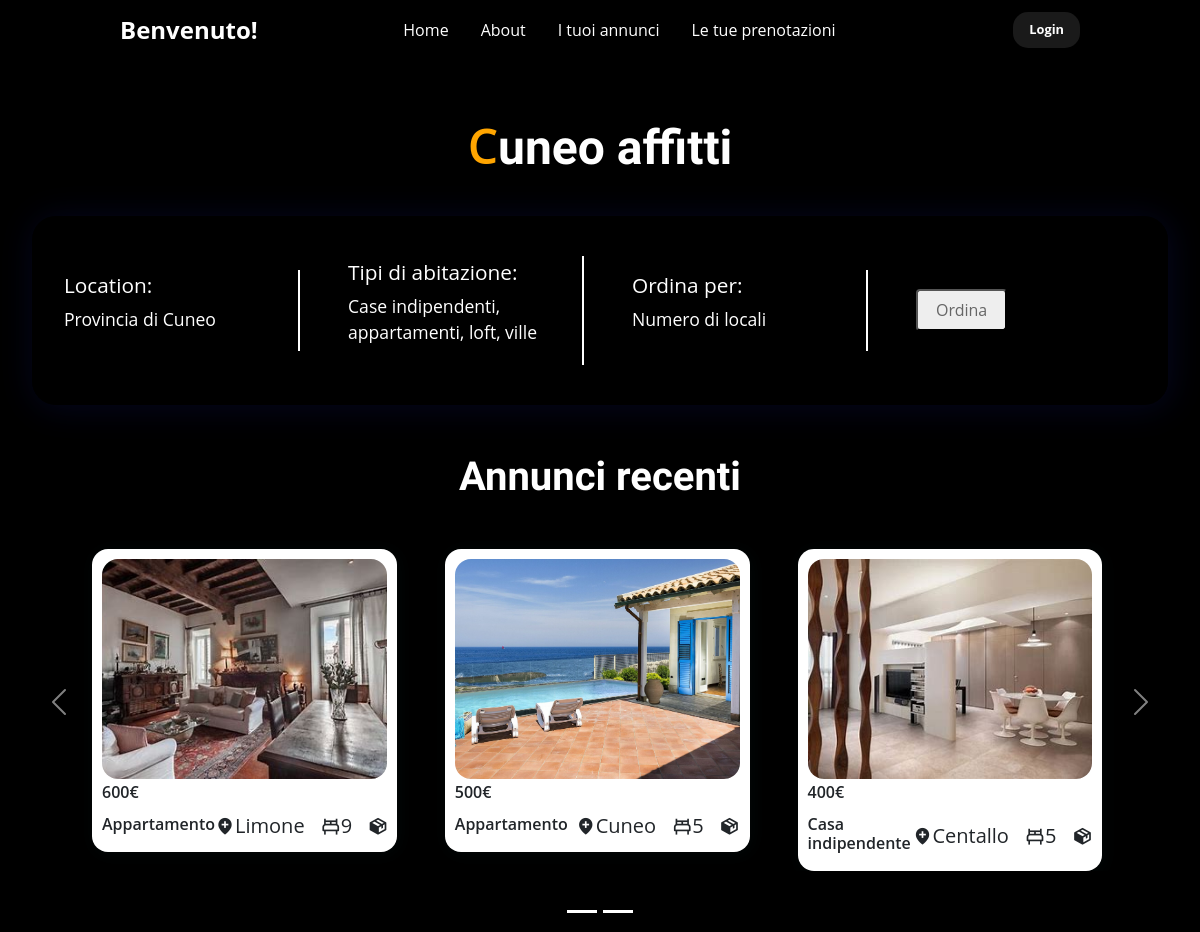
The page / on the database its author committed.
### tables this page shows
CREATE TABLE "Foto" (
	"FotoID"	INTEGER NOT NULL,
	"PercorsoFoto"	TEXT NOT NULL,
	"IDAnnuncio"	INTEGER NOT NULL,
	"Main"	TEXT NOT NULL,
	PRIMARY KEY("FotoID" AUTOINCREMENT)
);

CREATE TABLE "Annuncio" (
	"AnnuncioID"	INTEGER NOT NULL,
	"Titolo"	TEXT NOT NULL,
	"IndirizzoCasa"	TEXT NOT NULL,
	"TipoCasa"	TEXT NOT NULL,
	"NumeroLocali"	INTEGER NOT NULL,
	"Descrizione"	INTEGER NOT NULL,
	"PrezzoMensile"	INTEGER NOT NULL,
	"Arredata"	TEXT NOT NULL,
	"Disponibile"	TEXT NOT NULL,
	"UserID"	INTEGER NOT NULL,
	PRIMARY KEY("AnnuncioID")
);

### app.py (the view)
@app.route('/', methods=['GET', 'POST'])
def index():
    global error_msg
    annunci = dao_annunci.get_annunci_disponibili(short_address=True)
    sort_price = request.form.get("sort")
    print(sort_price)
    if sort_price is not None:
        annunci = dao_annunci.order_annuncio_by(annunci, "locali", False)
    else:
        annunci = dao_annunci.order_annuncio_by(annunci, "prezzo", True)
    if annunci is None:
        annunci = dict()
    show_login = False
    if len(error_msg)>0:
        show_login = True
        flash(error_msg, 'danger')
    return render_template("index.html", message = error_msg, show_login = show_login, annunci = annunci)

### dao_annunci.py (called while the page is built)
def get_annunci_disponibili(short_address = False):
    conn = sqlite3.connect("db/Affitti.db")
    cursor = conn.cursor()
    sql = "SELECT * FROM ANNUNCIO WHERE Disponibile = 'SI' "
    annunci = cursor.execute(sql).fetchall()
    annunci_dict = [dict(zip( annuncio_column_names, annuncio)) for annuncio in annunci]
    annunci_dict = get_annunci_good_format(annunci_dict, short_address)
    cursor.close()
    conn.close()
    return annunci_dict

def get_annunci_good_format(annunci, short_address = False):
    for annuncio in annunci:
        if short_address is True:
            città = annuncio["indirizzo"].split(',')
            annuncio["indirizzo"] = città[2].strip()
        mainfotopath = dao_foto.get_main_foto_from_annuncio(int(annuncio["id"]))
        annuncio["fotopath"] = mainfotopath
    return annunci

def order_annuncio_by(annunci, campo, reverse):
    return sorted(annunci, key=lambda x:x[campo], reverse=reverse)

### dao_foto.py (called while the page is built)
def get_main_foto_from_annuncio(id):
    conn = sqlite3.connect("db/Affitti.db")
    cursor = conn.cursor()
    sql = "SELECT PercorsoFoto FROM Foto WHERE IDAnnuncio = ? AND Main = 'SI'"
    mainfotopath = cursor.execute(sql, (id,)).fetchone()[0]
    cursor.close()
    conn.close()
    return mainfotopath

### templates/index.html (shortened to what this page needs)
{% extends "base.html" %}
{% block main %}
    <header>
        <section id="hero">
            <div class="main-text mb-4">
                <h1 class="font-title"> <span>C</span>uneo affitti</h1>
            </div>
        </section>
        <div class="home-bottom">
            <div class="container">
                <div class="box">
                    <h5>Location:</h5>
                    <p> Provincia di Cuneo</p>
                </div>
                <div class="box">
                    <h5>Tipi di abitazione:</h5>
                    <p>Case indipendenti, appartamenti, loft, ville </p>
                </div>
                <div class="box">
                    <h5>Ordina per:</h5>
                    <p> Numero di locali</p>
                </div>
                <div class="box box-nomargin ">
                    <form action="{{ url_for('index') }}" method="post">
                        <button type="submit" class="btm btn-gray ordina-btn" name="sort" value="sort"> Ordina</button>
                    </form>
                </div>
            </div>
        </div>
    </header>
    <section class="annunci container" id="annunci">
        <div class="heading-annunci">
            <div class="main-text mt-5">
                <h1 class="font-title"> Annunci recenti</h1>
            </div>
        </div>
        <div id="carouselExampleIndicators" class="carousel slide" data-bs-wrap="false">
            <div class="carousel-indicators">
                {% for batch in annunci|batch(3) %}
                    <button type="button" data-bs-target="#carouselExampleIndicators" data-bs-slide-to="0" class="active" aria-current="true" aria-label="Slide 1"></button>
                {% endfor %}
            </div>
            <div class="carousel-inner">
                {% for batch in annunci|batch(3) %}
                    <div class="carousel-item {% if loop.index == 1 %} active {% endif %}">
                        <div class = "annunci-containter container pt-3">
                            {% for annuncio in batch %}
                                <a href="{{url_for('show_annuncio', id = annuncio.id)}}" class="text-reset" id="link-annuncio" >
                                    <div class="box">
                                        <img src="{{url_for('static', filename = annuncio.fotopath)}}" alt = "img.png">
                                        <h3>{{annuncio.prezzo}}€ </h3>
                                        <div class="content">
                                            <div class="text">
                                                <h3>{{ annuncio.tipo }}</h3>
                                            </div>
                                            <div class="icons">
                                                <i class='bx bxs-location-plus'><span>{{ annuncio.indirizzo }}</span></i>
                                                <i class='bx bx-bed'> <span>{{ annuncio.locali }}</span></i>
                                                {% if annuncio.arredata == 'SI' %} <i class='bx bxs-package'></i>{% endif %}
                                            </div>
                                        </div>
                                    </div>
                                </a>
                            {% endfor %}
                        </div>
                    </div>
                {% endfor %}
            </div>
            <button class="carousel-control-prev" type="button" data-bs-target="#carouselExampleIndicators" data-bs-slide="prev">
                <span class="carousel-control-prev-icon" aria-hidden="true"></span>
            </button>
            <button class="carousel-control-next" type="button" data-bs-target="#carouselExampleIndicators" data-bs-slide="next">
                <span class="carousel-control-next-icon" aria-hidden="true"></span>
            </button>
        </div>
    </section>
{% endblock %}

### templates/base.html (shortened to what this page needs)
<!DOCTYPE html>
<html lang="it">
<head>
    {% block styles %}
        <link href="https://cdn.jsdelivr.net/npm/bootstrap@5.3.2/dist/css/bootstrap.min.css" rel="stylesheet">
        <link rel="stylesheet" href="https://cdnjs.cloudflare.com/ajax/libs/font-awesome/6.5.1/css/all.min.css" />
        <link rel="stylesheet" href="https://cdn.jsdelivr.net/npm/boxicons@latest/css/boxicons.min.css">
        <link rel="stylesheet" href="{{ url_for('static', filename='CSS/style.css') }}">
    {% endblock %}
</head>
<body>
{% block navbar%}
    <nav class="navbar">
        <div class="logo link"><a class="a-nav"> {% if current_user.is_authenticated %} Bentornato, {{ current_user.username }}!{% else %} Benvenuto! {% endif %}
        </a></div>
        <ul class="links">
            <li class="link"> <a class="a-nav" href="{{ url_for("index") }}"> Home</a></li>
            <li class="link"> <a class="a-nav" href="#"> About</a></li>
            <li class="link"> <a class="a-nav" {% if current_user.is_authenticated and current_user.type == "LOCATORE" %} href="{{ url_for('tuoiannunci') }}"{% endif %}> I tuoi annunci</a></li>
            <li class="link"> <a class="a-nav" {% if current_user.is_authenticated  %}href=" {{ url_for('tueprenotazioni')}}" {% endif %}> Le tue prenotazioni</a></li>
        </ul>
        <a href="#login" class="action_btn a-nav"> {% if current_user.is_authenticated %}{{ current_user.username }}{% else %}Login{% endif %}</a>
    </nav>
{% endblock %}
<main>
    {% block main %} {% endblock %}
</main>
</body>
</html>

### static/CSS/style.css (style rules this page uses)
* { margin: 0; padding: 0; box-sizing: border-box; background-repeat: no-repeat; font-family: "Open Sans", sans-serif; }
body { height: 100vh; background-image: url("https://th.bing.com/th/id/R.c825bde15797079dba1ecc32ad819491?rik=GJCpZlqyUBaOEA&pid=ImgRaw&r=0"); background-position: center; background-repeat: no-repeat; background-size: cover; background-color: black; margin: 0; }
.font-title { font-family: 'Brush Script', cursive; }
main, nav { background: linear-gradient(rgba(0, 0, 0, 0.85), rgba(0, 0, 0, 0.85)); }
main { height: 109vh; }
li { list-style: none; }
.a-nav { text-decoration: none; color: #fff; font-size: 1rem; }
header { position: relative; padding: 0 2rem; }
.navbar { width: 100%; height: 60px; margin: 0 auto; display: flex; align-items: center; justify-content: space-between; padding-left: 10%; padding-right: 10%; }
.navbar .logo a { font-size: 1.5rem; font-weight: bold; }
.navbar .links { display: flex; gap: 2rem; margin: 0 10%; padding-right: 4rem; }
.action_btn { background-color: rgba(255,255,255,.1); color: #fff; padding: 0.5rem 1rem; border: none; outline: none; border-radius: 15px; font-size: 0.8rem; font-weight: bold; cursor: pointer; transition: scale 0.5s; }
.link { transition: scale 0.5s; }
#hero { display: flex; flex-direction: column; align-items: center; justify-content: center; text-align: center; color: #fff; padding-top: 5%; }
#hero h1 { font-size: 3rem; margin-bottom: 1rem; }
.home-bottom .container { background-color: rgba(0, 0, 0, 0.4); display: flex; justify-content: center; align-items: center; flex-wrap: wrap; gap: 2rem; width: 100%; border-radius: 1.5rem; box-shadow: 2px 2px 35px #161c8a3c; padding: 2.5rem 1rem; margin: 0 auto; }
.home-bottom .container .box { padding: .2rem 1rem; width: 100%; flex: 1 0 120px; border-right: 2px solid white; }
.home-bottom .container .box-nomargin { border-right: none; }
.home-bottom .container .box h5 { font-size: 1.3rem; margin-bottom: .5rem; color: white; }
.home-bottom .container .box p { font-size: 1.1rem; color: #ffffff; }
.heading-annunci { text-align: center; margin-bottom: 2rem; }
.annunci { border-radius: 2rem; }
.annunci-containter { display: grid!important; grid-template-columns: repeat(auto-fit, minmax(240px, 30%)); gap: 3rem; padding: 0 50px; }
.annunci-containter .box { background: #ffffff; padding: 10px; border-radius: 1rem; box-shadow: 2px 2px 18px rgb(14 52 54 / 15%); overflow: hidden; }
.annunci-containter .box img { border-radius: 1rem; height: 220px; width: 100%; object-fit: cover; object-position: center; }
.annunci-containter .box h3 { font-size: 1rem; font-weight: 600; float:left; margin-top: 4px; }
.annunci-containter .box .content { display: flex; justify-content: space-between; margin-top: 2rem; }
.annunci-containter .box .content .text h3 { font-weight: 600; }
.annunci-containter .box .content .icons { display: flex; align-items: center; column-gap: 1rem; }
.annunci-containter .box .content .icons .bx { display: flex; align-items: center; font-size: 20px; }
.carousel-control-prev { left: -6%; }
.carousel-control-next { right: -6%; }
.carousel-indicators { bottom: -20%; }
#link-annuncio { text-decoration: none; }
.main-text h1 { text-align: center; text-shadow: 0px 2px 2px black; font-weight: 600; color: white; }
.main-text h1 span { color: #ffa500; }
.btn-gray { color: #666; background-color: #eee; padding: 7px 18px; border-radius: 4px; text-decoration: none; }

### rows shown on the page
Foto: PercorsoFoto (picture)
Annuncio: prezzo "600", tipo "Appartamento", Arredata "SI" (drawn)
Foto: PercorsoFoto (picture)
Annuncio: prezzo "500", tipo "Appartamento", Arredata "SI" (drawn)
Foto: PercorsoFoto (picture)
Annuncio: prezzo "400", tipo "Casa indipendente", Arredata "SI" (drawn)

### other values the page prints
{{ annuncio.indirizzo }} "Limone" "Cuneo" "Centallo"
{{ annuncio.locali }} "9" "5" "5"
